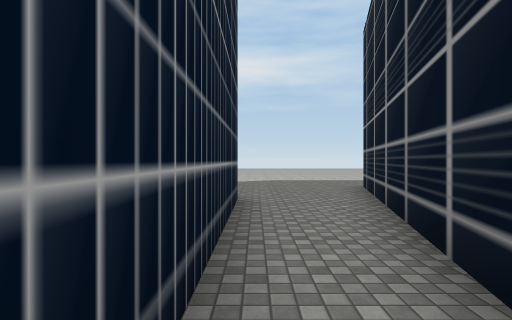
View 1 (above)

24 first-person views from a walk through a 3-D level made in the Unity game engine. The camera is 1.4 m above the floor, looks level and sees 80° across. The floor is counted in squares, 2 m on a side. Each view is taken from the middle of a square. On the plan, view 1 faces up. The plan holds only what a view shows up to about 10 squares ahead; the rest is blank. The place goes on beyond the plan. The player character is not drawn. Some surface patterns are stand-ins.

View 2
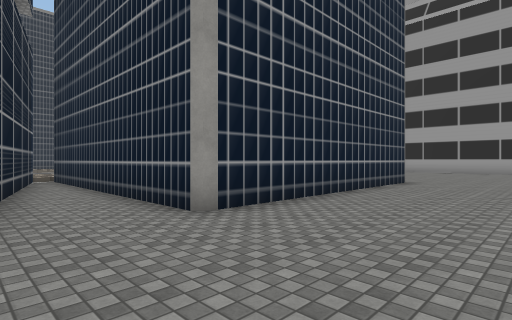

View 3
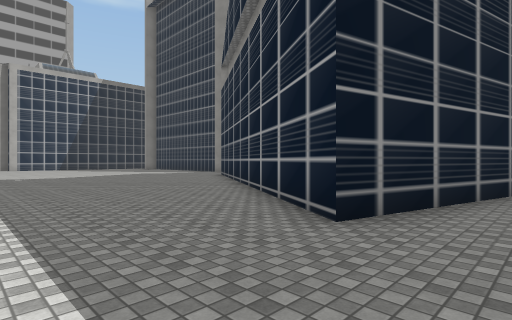

View 4
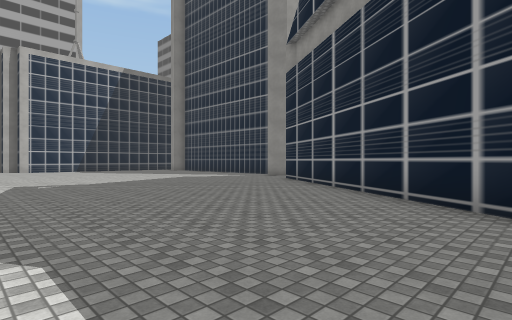

View 5
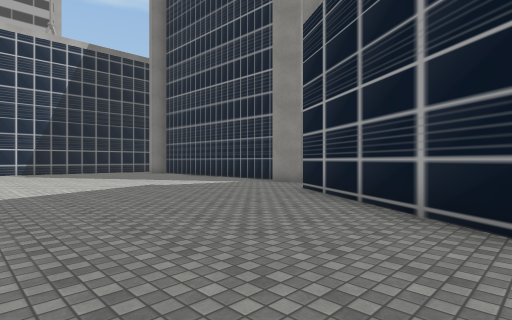

View 6
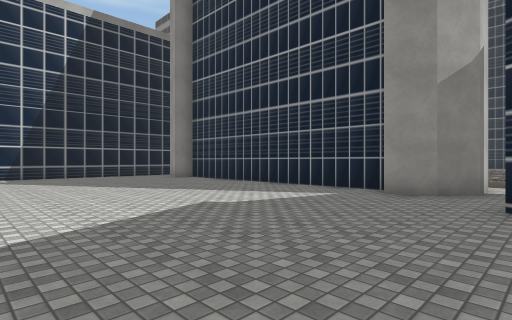

View 7
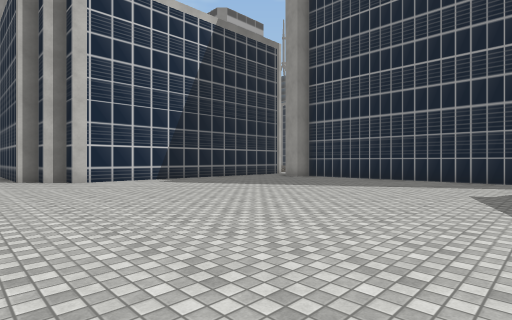

View 8
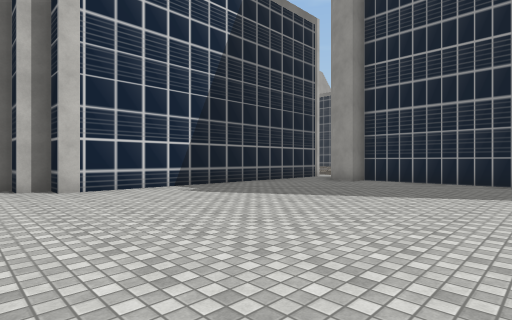

View 9
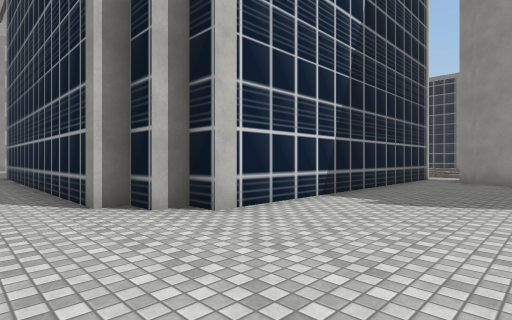

View 10
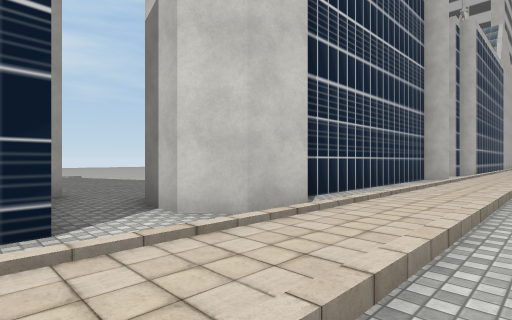

View 11
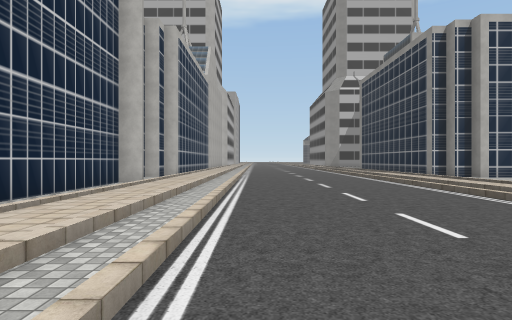

View 12
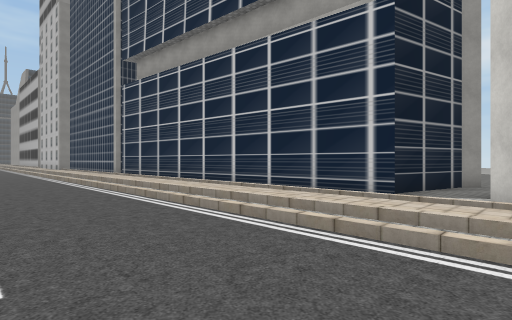

View 13
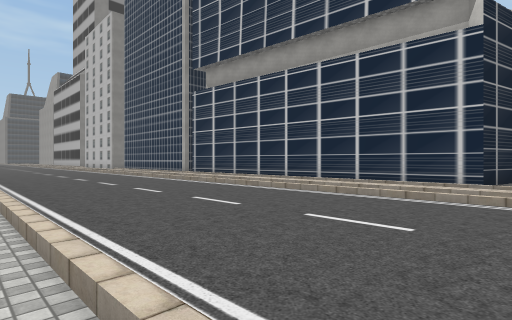

View 14
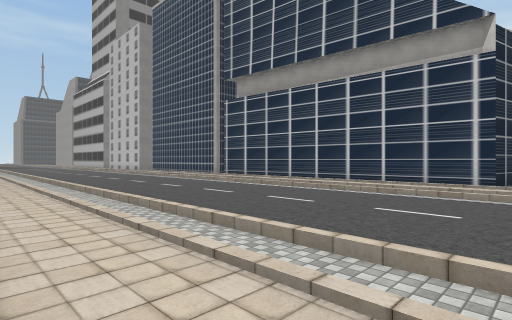

View 15
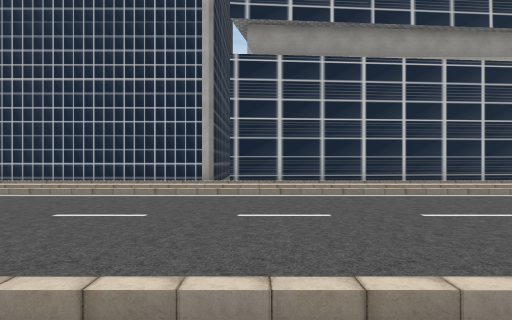

View 16
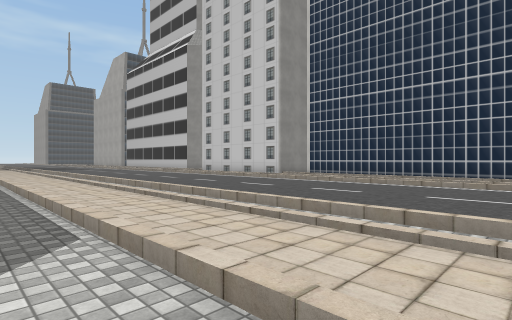

View 17
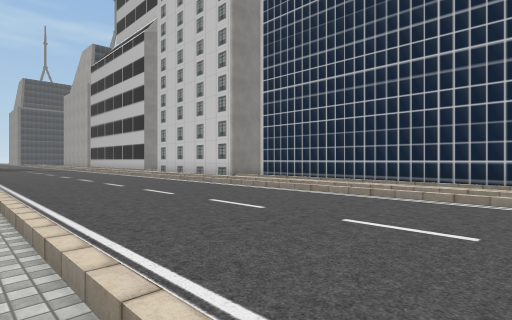

View 18
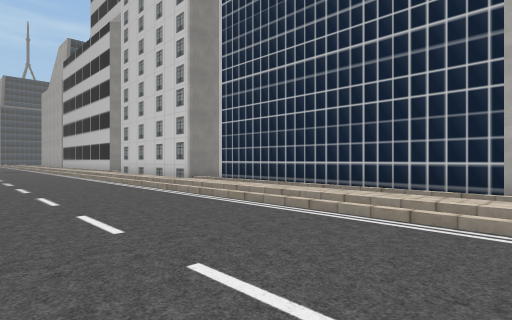

View 19
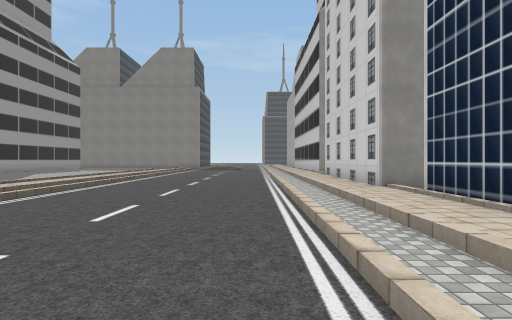

View 20
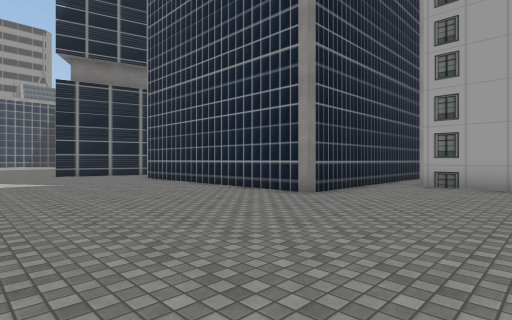

View 21
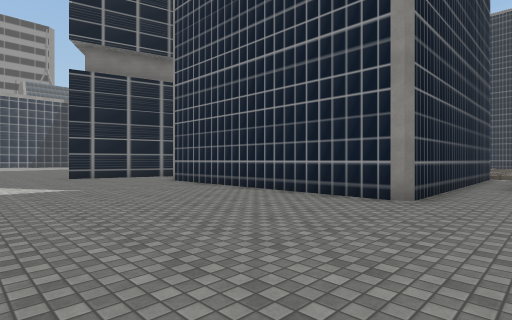

View 22
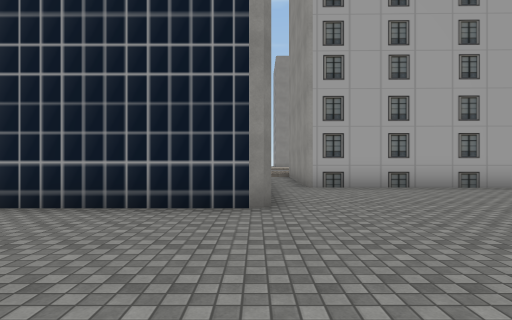

View 23
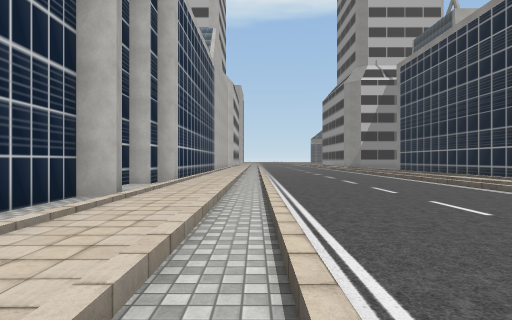

View 24
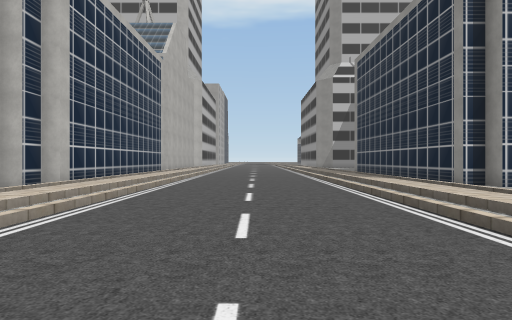

### Floor plan
Key: @ floor where view 1 was taken; # wall or solid block; . floor; / step, stairs or slope.
Columns run from 12 left of view 1 to 28 right of it. Each row starts with its distance up from view 1.
 11 ........     ..........    ...... ......
 10 .........................................
  9 ......................................###
  8 ......................................#
  7 ...............##.....................#
  6 ...............####...................#
  5 ....########..##  ##..................#
  4 ....#      #..#    ###................#
  3 ....#      #..#      ###..............#
  2 ###.#      #..#        ##.............#
  1   #.#      #.##        ##.............#
  0   #.#      #@#         #..###########.#
 -1   #.#      #.#        ##..##########  #
 -2   #.########.##########...#........#..###
 -3 ###//////////////////////////////////////
 -4 /////////////////////////////////////////
 -5 /////////////////////////////////////////
 -6 .........................................
 -7 .........................................
 -8 .........................................
 -9 ..........................  .............
-10 ..........................   ............
-11  .........................     .........
-12 //////////////////////////       ////////
-13 /////////////       //// /       ////////
-14        ......                         .##
-15                                       ##

Positions as (right, up) in squares from view 1, and headings:
1: (0, 0), facing up
2: (2, 9), facing down-left
3: (1, 11), facing down-right
4: (5, 11), facing down-right
5: (8, 8), facing down-right
6: (12, 7), facing down-right
7: (15, 11), facing down-right
8: (18, 10), facing down-right
9: (22, 11), facing down-right
10: (11, -5), facing up-right
11: (13, -6), facing right
12: (14, -8), facing up-left
13: (13, -11), facing up-left
14: (13, -13), facing up-left
15: (1, -12), facing up
16: (0, -14), facing up-left
17: (0, -11), facing up-left
18: (0, -9), facing up-left
19: (-2, -6), facing left
20: (-12, 11), facing down-right
21: (-10, 11), facing down-right
22: (-8, 10), facing down
23: (17, -5), facing right
24: (18, -8), facing right
